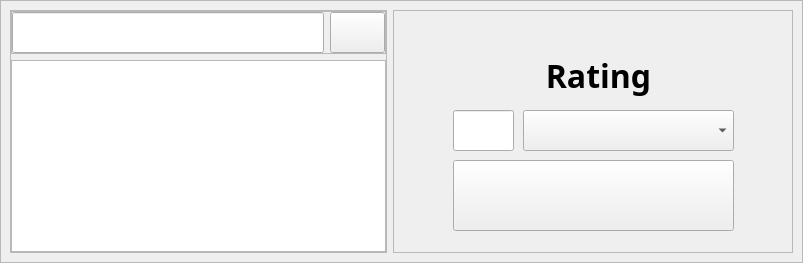
      <widget class="QWidget" name="page_3">
       <layout class="QGridLayout" name="gridLayout_4">
        <property name="leftMargin">
         <number>0</number>
        </property>
        <property name="topMargin">
         <number>0</number>
        </property>
        <property name="rightMargin">
         <number>0</number>
        </property>
        <property name="bottomMargin">
         <number>0</number>
        </property>
        <item row="0" column="0">
         <widget class="QFrame" name="frame_16">
          <property name="frameShape">
           <enum>QFrame::StyledPanel</enum>
          </property>
          <property name="frameShadow">
           <enum>QFrame::Raised</enum>
          </property>
          <layout class="QGridLayout" name="gridLayout_3">
           <item row="0" column="1">
            <widget class="QFrame" name="frame_17">
             <property name="minimumSize">
              <size>
               <width>400</width>
               <height>0</height>
              </size>
             </property>
             <property name="maximumSize">
              <size>
               <width>400</width>
               <height>16777215</height>
              </size>
             </property>
             <property name="frameShape">
              <enum>QFrame::StyledPanel</enum>
             </property>
             <property name="frameShadow">
              <enum>QFrame::Raised</enum>
             </property>
             <widget class="QPushButton" name="ratingButton">
              <property name="geometry">
               <rect>
                <x>60</x>
                <y>150</y>
                <width>281</width>
                <height>71</height>
               </rect>
              </property>
              <property name="cursor">
               <cursorShape>PointingHandCursor</cursorShape>
              </property>
              <property name="text">
               <string/>
              </property>
              <property name="icon">
               <iconset>
                <normaloff>../rsc/icons/black_icons/star_black_24dp.svg</normaloff>../rsc/icons/black_icons/star_black_24dp.svg</iconset>
              </property>
              <property name="iconSize">
               <size>
                <width>32</width>
                <height>32</height>
               </size>
              </property>
             </widget>
             <widget class="QComboBox" name="userRating">
              <property name="geometry">
               <rect>
                <x>130</x>
                <y>100</y>
                <width>211</width>
                <height>41</height>
               </rect>
              </property>
              <property name="font">
               <font>
                <family>Poppins</family>
                <pointsize>12</pointsize>
                <weight>50</weight>
                <bold>false</bold>
               </font>
              </property>
              <property name="cursor">
               <cursorShape>PointingHandCursor</cursorShape>
              </property>
             </widget>
             <widget class="QLineEdit" name="gradeLineEdit">
              <property name="geometry">
               <rect>
                <x>60</x>
                <y>100</y>
                <width>61</width>
                <height>41</height>
               </rect>
              </property>
              <property name="font">
               <font>
                <family>Roboto</family>
                <weight>75</weight>
                <bold>true</bold>
               </font>
              </property>
             </widget>
             <widget class="QComboBox" name="ratingColumnPicker">
              <property name="geometry">
               <rect>
                <x>60</x>
                <y>490</y>
                <width>281</width>
                <height>41</height>
               </rect>
              </property>
              <property name="font">
               <font>
                <family>Poppins</family>
                <pointsize>12</pointsize>
                <weight>50</weight>
                <bold>false</bold>
               </font>
              </property>
              <property name="cursor">
               <cursorShape>PointingHandCursor</cursorShape>
              </property>
             </widget>
             <widget class="QPushButton" name="orderButton">
              <property name="geometry">
               <rect>
                <x>150</x>
                <y>540</y>
                <width>101</width>
                <height>61</height>
               </rect>
              </property>
              <property name="cursor">
               <cursorShape>PointingHandCursor</cursorShape>
              </property>
              <property name="text">
               <string/>
              </property>
              <property name="icon">
               <iconset>
                <normaloff>../rsc/icons/black_icons/filter_alt_black_24dp.svg</normaloff>../rsc/icons/black_icons/filter_alt_black_24dp.svg</iconset>
              </property>
              <property name="iconSize">
               <size>
                <width>32</width>
                <height>32</height>
               </size>
              </property>
             </widget>
             <widget class="QComboBox" name="orderComboBox">
              <property name="geometry">
               <rect>
                <x>60</x>
                <y>440</y>
                <width>281</width>
                <height>41</height>
               </rect>
              </property>
              <property name="font">
               <font>
                <family>Poppins</family>
                <pointsize>12</pointsize>
                <weight>50</weight>
                <bold>false</bold>
               </font>
              </property>
              <property name="cursor">
               <cursorShape>PointingHandCursor</cursorShape>
              </property>
              <property name="placeholderText">
               <string/>
              </property>
              <item>
               <property name="text">
                <string>Date ↓</string>
               </property>
              </item>
              <item>
               <property name="text">
                <string>Date ↑</string>
               </property>
              </item>
              <item>
               <property name="text">
                <string>A-Z</string>
               </property>
              </item>
              <item>
               <property name="text">
                <string>Z-A</string>
               </property>
              </item>
              <item>
               <property name="text">
                <string>Highest grade</string>
               </property>
              </item>
              <item>
               <property name="text">
                <string>Lowest grade</string>
               </property>
              </item>
              <item>
               <property name="text">
                <string>Indicated by</string>
               </property>
              </item>
             </widget>
             <widget class="QLabel" name="label">
              <property name="geometry">
               <rect>
                <x>70</x>
                <y>40</y>
                <width>271</width>
                <height>51</height>
               </rect>
              </property>
              <property name="font">
               <font>
                <family>Poppins</family>
                <pointsize>24</pointsize>
                <weight>75</weight>
                <bold>true</bold>
               </font>
              </property>
              <property name="text">
               <string>Rating</string>
              </property>
              <property name="alignment">
               <set>Qt::AlignCenter</set>
              </property>
             </widget>
             <widget class="QLabel" name="label_4">
              <property name="geometry">
               <rect>
                <x>60</x>
                <y>380</y>
                <width>281</width>
                <height>51</height>
               </rect>
              </property>
              <property name="font">
               <font>
                <family>Poppins</family>
                <pointsize>24</pointsize>
                <weight>75</weight>
                <bold>true</bold>
               </font>
              </property>
              <property name="text">
               <string>Order by</string>
              </property>
              <property name="alignment">
               <set>Qt::AlignCenter</set>
              </property>
             </widget>
             <widget class="QLabel" name="movieCounterLabel">
              <property name="geometry">
               <rect>
                <x>150</x>
                <y>670</y>
                <width>101</width>
                <height>51</height>
               </rect>
              </property>
              <property name="font">
               <font>
                <family>Poppins ExtraBold</family>
                <pointsize>22</pointsize>
                <weight>50</weight>
                <bold>false</bold>
               </font>
              </property>
              <property name="text">
               <string/>
              </property>
              <property name="alignment">
               <set>Qt::AlignCenter</set>
              </property>
             </widget>
             <widget class="QLabel" name="gradeFeedBackLabel">
              <property name="geometry">
               <rect>
                <x>60</x>
                <y>230</y>
                <width>281</width>
                <height>41</height>
               </rect>
              </property>
              <property name="font">
               <font>
                <family>Poppins</family>
                <pointsize>14</pointsize>
                <weight>50</weight>
                <bold>false</bold>
               </font>
              </property>
              <property name="text">
               <string/>
              </property>
              <property name="alignment">
               <set>Qt::AlignCenter</set>
              </property>
             </widget>
            </widget>
           </item>
           <item row="0" column="0">
            <widget class="QFrame" name="frame_19">
             <property name="frameShape">
              <enum>QFrame::StyledPanel</enum>
             </property>
             <property name="frameShadow">
              <enum>QFrame::Raised</enum>
             </property>
             <layout class="QVBoxLayout" name="verticalLayout_4">
              <property name="leftMargin">
               <number>0</number>
              </property>
              <property name="topMargin">
               <number>0</number>
              </property>
              <property name="rightMargin">
               <number>0</number>
              </property>
              <property name="bottomMargin">
               <number>0</number>
              </property>
              <item>
               <widget class="QFrame" name="frame_20">
                <property name="minimumSize">
                 <size>
                  <width>0</width>
                  <height>41</height>
                 </size>
                </property>
                <property name="frameShape">
                 <enum>QFrame::StyledPanel</enum>
                </property>
                <property name="frameShadow">
                 <enum>QFrame::Raised</enum>
                </property>
                <layout class="QHBoxLayout" name="horizontalLayout_4">
                 <property name="leftMargin">
                  <number>0</number>
                 </property>
                 <property name="topMargin">
                  <number>0</number>
                 </property>
                 <property name="rightMargin">
                  <number>0</number>
                 </property>
                 <property name="bottomMargin">
                  <number>0</number>
                 </property>
                 <item>
                  <widget class="QLineEdit" name="search_watchedLineEdit">
                   <property name="minimumSize">
                    <size>
                     <width>0</width>
                     <height>41</height>
                    </size>
                   </property>
                   <property name="font">
                    <font>
                     <family>Roboto Black</family>
                     <pointsize>26</pointsize>
                     <weight>50</weight>
                     <bold>false</bold>
                    </font>
                   </property>
                  </widget>
                 </item>
                 <item>
                  <widget class="QPushButton" name="searchWatchedButton">
                   <property name="minimumSize">
                    <size>
                     <width>55</width>
                     <height>41</height>
                    </size>
                   </property>
                   <property name="maximumSize">
                    <size>
                     <width>41</width>
                     <height>41</height>
                    </size>
                   </property>
                   <property name="cursor">
                    <cursorShape>PointingHandCursor</cursorShape>
                   </property>
                   <property name="icon">
                    <iconset>
                     <normaloff>../rsc/icons/black_icons/search_black_24dp.svg</normaloff>../rsc/icons/black_icons/search_black_24dp.svg</iconset>
                   </property>
                   <property name="iconSize">
                    <size>
                     <width>32</width>
                     <height>32</height>
                    </size>
                   </property>
                   <property name="shortcut">
                    <string>Return</string>
                   </property>
                  </widget>
                 </item>
                </layout>
               </widget>
              </item>
              <item>
               <widget class="QTreeWidget" name="watchedTree">
                <property name="minimumSize">
                 <size>
                  <width>0</width>
                  <height>0</height>
                 </size>
                </property>
                <property name="font">
                 <font>
                  <family>Poppins</family>
                  <pointsize>20</pointsize>
                  <weight>75</weight>
                  <bold>true</bold>
                 </font>
                </property>
                <property name="cursor" stdset="0">
                 <cursorShape>PointingHandCursor</cursorShape>
                </property>
                <property name="verticalScrollBarPolicy">
                 <enum>Qt::ScrollBarAlwaysOff</enum>
                </property>
                <property name="horizontalScrollBarPolicy">
                 <enum>Qt::ScrollBarAlwaysOff</enum>
                </property>
                <property name="iconSize">
                 <size>
                  <width>81</width>
                  <height>134</height>
                 </size>
                </property>
                <property name="animated">
                 <bool>true</bool>
                </property>
                <attribute name="headerVisible">
                 <bool>false</bool>
                </attribute>
                <column>
                 <property name="text">
                  <string>Watched</string>
                 </property>
                </column>
               </widget>
              </item>
             </layout>
            </widget>
           </item>
          </layout>
         </widget>
        </item>
       </layout>
      </widget>
